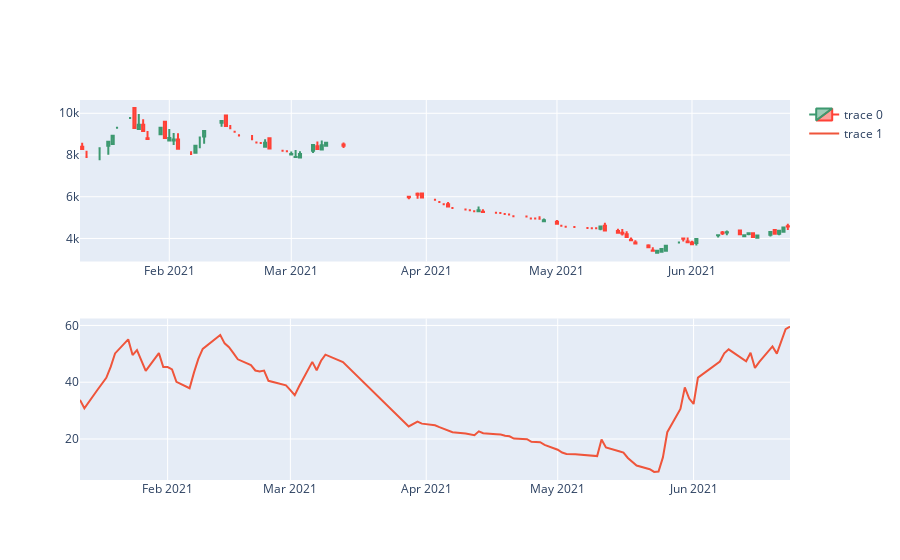

The code cell stored with this chart in its notebook:
### Code cell
from plotly.subplots import make_subplots
import plotly.graph_objects as go

from datetime import datetime

fig = make_subplots(rows=2, cols=1)

fig.append_trace(go.Candlestick(
    x=plot_df['date'],
    open=plot_df['first_price'],
    high=plot_df['max_price'],
    low=plot_df['min_price'],
    close=plot_df['last_deal_price']
), row=1, col=1)

fig.append_trace(go.Scatter(
    x=plot_df['date'],
    y=plot_df['momentum_rsi']
), row=2, col=1)

fig.update(layout_xaxis_rangeslider_visible=False)

fig.show()
